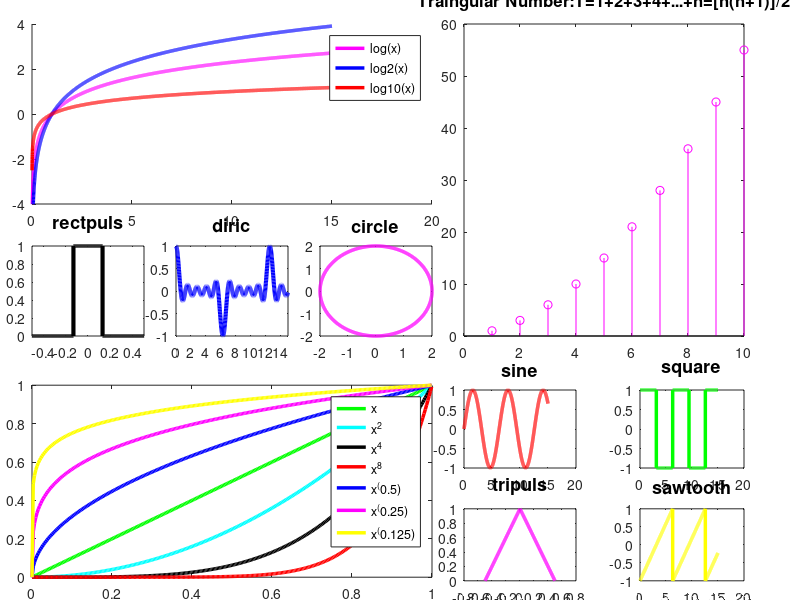

Here is the MATLAB script that generated this plot:
figure('Name','REPORT_1','NumberTitle','off');
x1=0:pi/1000:15;
y1=log(x1);
y2=log2(x1);
y3=log10(x1);
positionVector1 = [0.04, 0.66, 0.5, 0.3];
subplot('Position',positionVector1);
set(subplot('Position',positionVector1),'Color',[0 1 1])
hold on
plot(x1,y1,'m','linewidth',2.5)
hold on
subplot('Position',positionVector1);
plot(x1,y2,'b','linewidth',2.5)
hold on
subplot('Position',positionVector1);
plot(x1,y3,'r','linewidth',2.5)
ylim([-4 4]);
legend('log(x)','log2(x)','log10(x)');
%%%%%%%%%%%%%%%%%%%%%%%%%%left middel part%%%%%%%%%%%%%%%%%%%%%%%%%%%
fs = 10000;                             
x2 = -1:1/fs:1;                          
y4 = rectpuls(x2,260e-3);          
positionVector2 = [0.04, 0.44, 0.14, 0.15];
subplot('Position',positionVector2)
plot(x2,y4,'k','linewidth',3),axis([-0.5 0.5 -0.1 1])
ylim([0 1]);
title('rectpuls','fontweight','bold','fontsize',13)
%%%%%%%%%%%%%
x3 = linspace(0,5*pi,1000);   
positionVector3 = [0.22, 0.44, 0.14, 0.15];
subplot('Position',positionVector3);
plot(x3,diric(x3,10),'b','linewidth',3),axis([0 0.5 -0.1 1])
title('diric','fontweight','bold','fontsize',13); 
axis tight;
ylim([-1 1])
xlim([0 15])
%%%%%%%%%%%%%
ang=0:0.01:2*pi; 
x4=2*cos(ang);
y5=2*sin(ang);
positionVector4 = [0.4, 0.44, 0.14, 0.15];
subplot('Position',positionVector4);
plot(x4,y5,'m','linewidth',2.5);
title('circle','fontweight','bold','fontsize',13); 
%%%%%%%%%%%%%%%%%%%%%%%%%%%%%%%left last part%%%%%%%%%%%%%%%%%%%%%%%%%%%
x=0:pi/1000:1;
y6=x;
y7=x.^2; 
y8=x.^4;
y9=x.^8; 
y10=x.^0.5
y11=x.^0.25
y12=x.^0.125
positionVector5 = [0.04, 0.038, 0.5, 0.32];
subplot('Position',positionVector5);
plot(x,y6,'g','linewidth',2.5)
hold on
subplot('Position',positionVector5);
plot(x,y7,'color',[0 1 1],'linewidth',2.5)
hold on
subplot('Position',positionVector5);
plot(x,y8,'k','linewidth',2.5)
hold on
subplot('Position',positionVector5);
plot(x,y9,'r','linewidth',2.5)
hold on
subplot('Position',positionVector5);
plot(x,y10,'b','linewidth',2.5)
hold on
subplot('Position',positionVector5);
plot(x,y11,'m','linewidth',2.5)
hold on
subplot('Position',positionVector5);
plot(x,y12,'y','linewidth',2.5)
legend('x','x^2','x^4','x^8','x^(0.5)','x^(0.25)','x^(0.125)')
%%%%%%%%%%%%%%%%%%%%%%%%%%the right top part%%%%%%%%%%%%%%%%%%%%%%%%%%%%%%%
positionVector = [0.58, 0.44, 0.35, 0.52];
subplot('Position',positionVector);
n=1:10;
Y = ((n.*(n+1))/2);
stem(n,Y,'m')
title('Traingular Number:T=1+2+3+4+...+n=[n(n+1)]/2','fontweight','bold','fontsize',12); 
%%%%%%%%%%%%%%%%%%%%%%%%%%right middle part%%%%%%%%%%%%%%%%
y=sin(x1);
positionVector = [0.58, 0.22, 0.14, 0.13];
subplot('Position',positionVector);
plot(x1,y,'r','linewidth',2.5)
title('sine','fontweight','bold','fontsize',13); 
%%%%%%%%%%%%%%%%%%%%%
y=square(x1);
positionVector = [0.8, 0.22, 0.13, 0.13];
subplot('Position',positionVector);
plot(x1,y,'g','linewidth',2.5)
title('square','fontweight','bold','fontsize',13);
%%%%%%%%%%%%%%%%%%%%%
x=-0.5:pi/1000:0.5;
y=tripuls(x);
positionVector = [0.58, 0.032, 0.14, 0.12];
subplot('Position',positionVector);
plot(x,y,'m','linewidth',2.5)
title('tripuls','fontweight','bold','fontsize',13); 
%%%%%%%%%%%%%%%%%%%%%
y=sawtooth(x1);
positionVector = [0.8, 0.032, 0.13, 0.12];
subplot('Position',positionVector);
plot(x1,y,'y','linewidth',2.5)
title('sawtooth','fontweight','bold','fontsize',13);
%%%%%%%%%%%%%%%%%%%%%%%%%%%%%%%%%%%%%%%%END%%%%%%%%%%%%%%%%%%%%%%%%%%%%%%%%%%%%%%%%%%

   